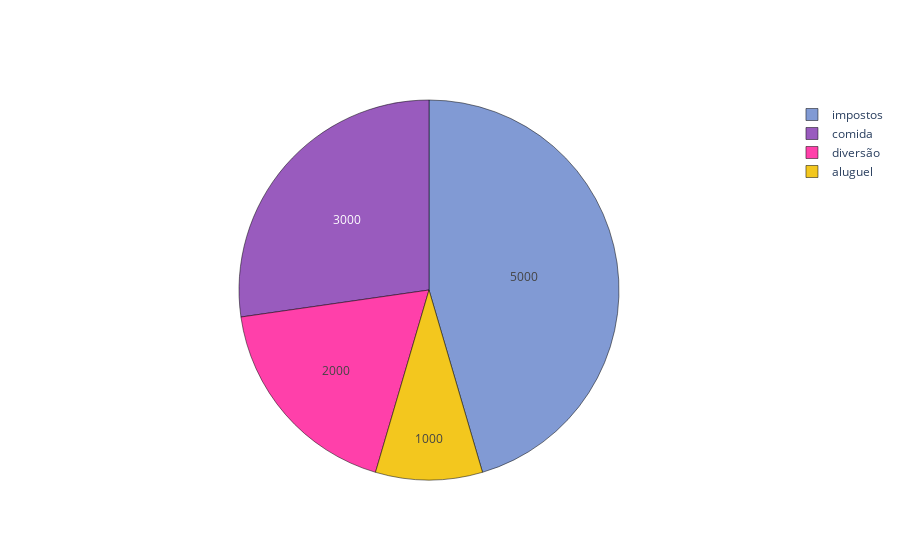

Write notebook code for a chart like this one.
### Code cell
iplot([trace])

### Figure 1 — Plotly figure (JSON) as saved in the notebook; plotly's stock layout.template omitted (floating-point values rounded to 4 significant figures)
{"data": [{"hoverinfo": "label+percent", "labels": ["aluguel", "comida", "impostos", "diversão"], "marker": {"colors": ["#f3c71e", "#995bbe", "#819ad4", "#ff40aa"], "line": {"color": "#000000", "width": 0.5}}, "textfont": {"size": 12}, "textinfo": "value", "type": "pie", "values": [1000, 3000, 5000, 2000]}], "layout": {}}
